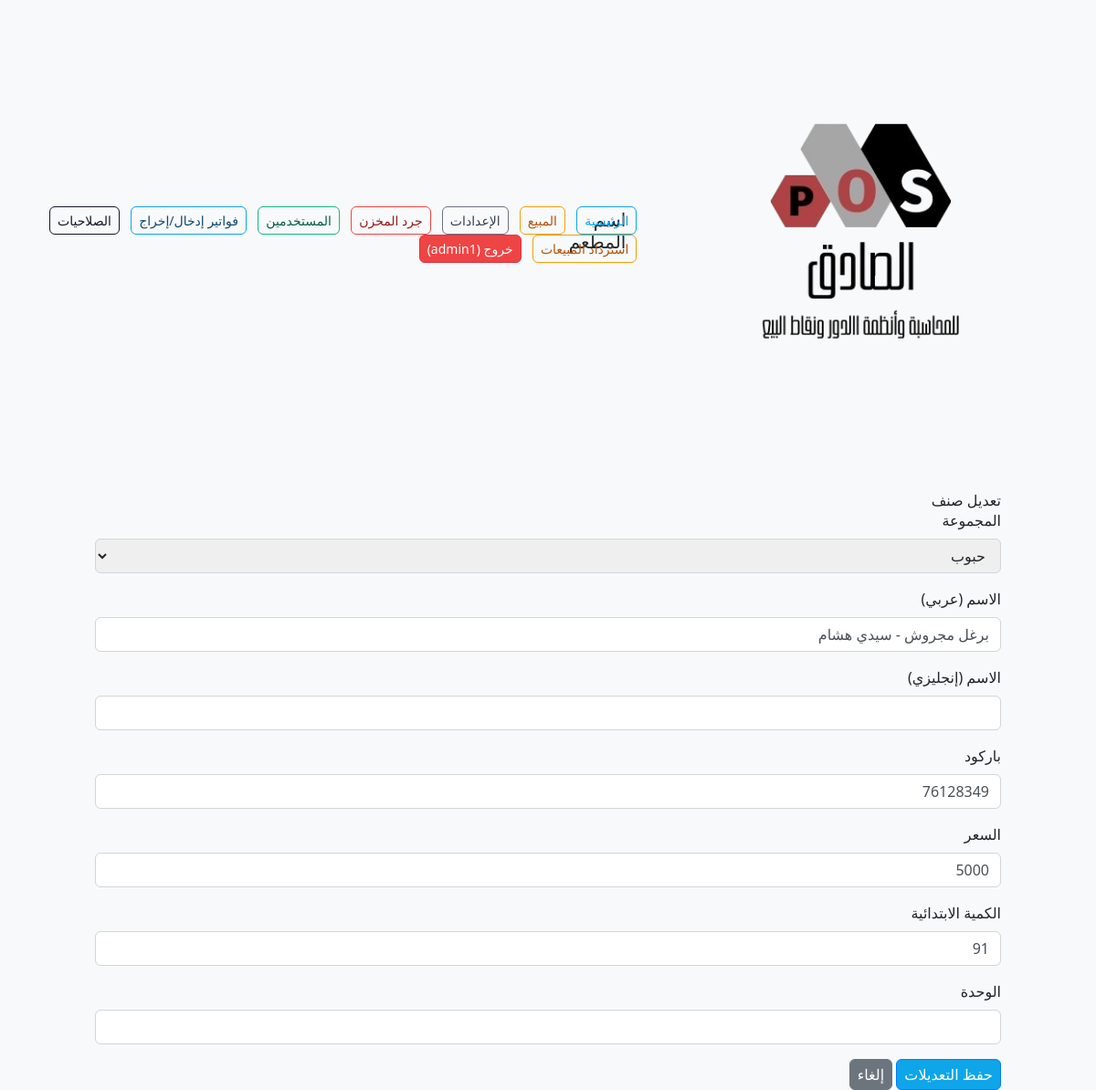
The app's page /public/item_form.php?id=3&group_id=4 (signed in), older data.
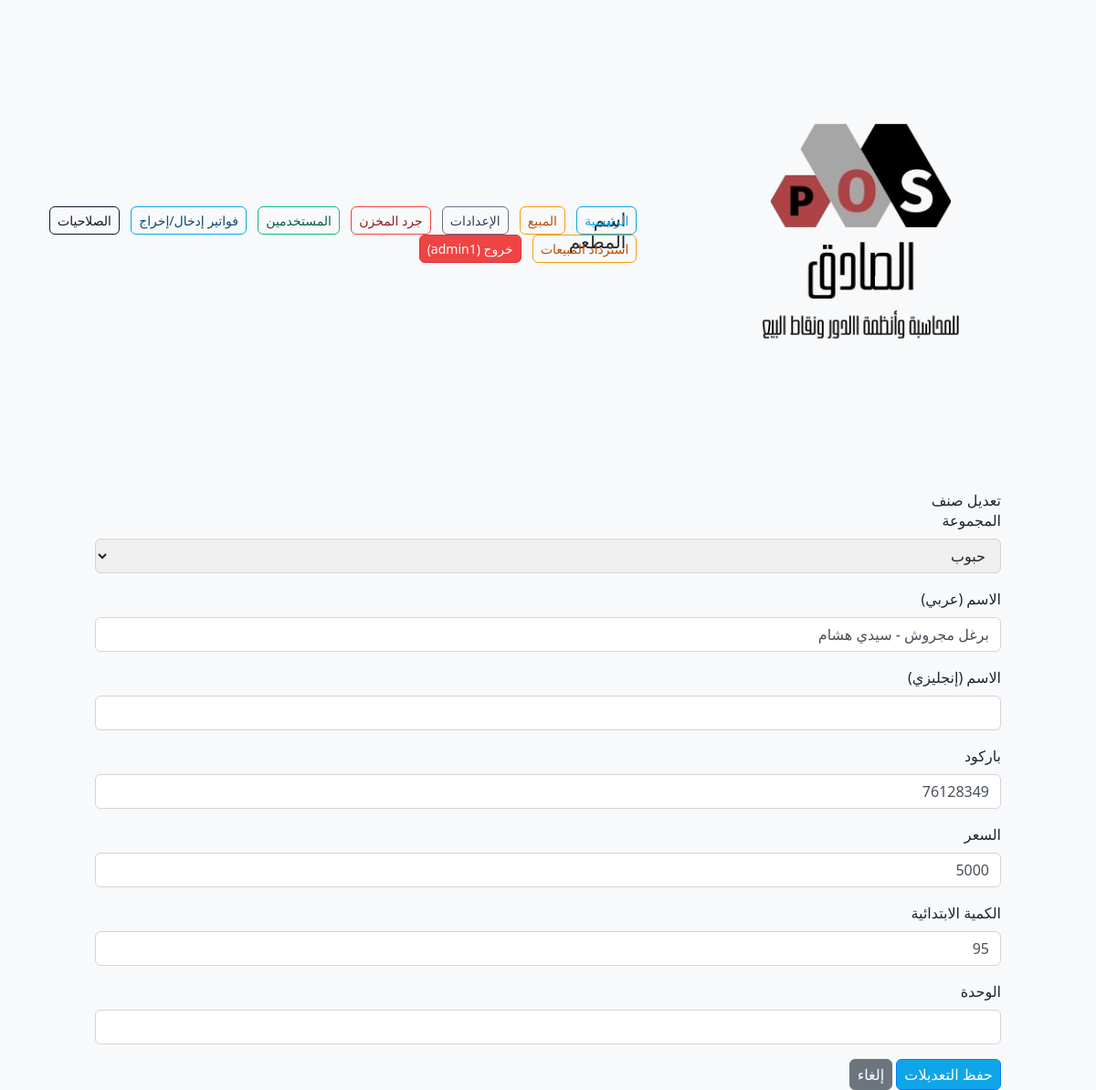
The same page, newer data.
### tables this page shows
CREATE TABLE Items (
	id INTEGER PRIMARY KEY AUTOINCREMENT,
	name_ar TEXT NOT NULL,
	name_en TEXT,
	barcode TEXT UNIQUE,
	group_id INTEGER REFERENCES Groups(id) ON DELETE SET NULL,
	price REAL NOT NULL,
	stock REAL DEFAULT 0,
	unit TEXT
);

CREATE TABLE Groups (
	id INTEGER PRIMARY KEY AUTOINCREMENT,
	name TEXT NOT NULL,
	printer_id INTEGER REFERENCES Printers(id) ON DELETE SET NULL
);

### src/Group.php (called while the page is built, shortened)
<?php
class Group
{
    private PDO $db;
    public function __construct(PDO $db)
    {
        $this->db = $db;
    }
    public function all(): array
    {
        $stmt = $this->db->query('
            SELECT g.id, g.name, g.printer_id, p.name AS printer_name
            FROM Groups g
            LEFT JOIN Printers p ON g.printer_id = p.id
            ORDER BY g.name
        ');
        return $stmt->fetchAll(PDO::FETCH_ASSOC);
    }
}

### src/Item.php (called while the page is built, shortened)
<?php
class Item
{
    private PDO $db;
    public function __construct(PDO $db)
    {
        $this->db = $db;
    }
    public function find(int $id): ?array
    {
        $stmt = $this->db->prepare('SELECT * FROM Items WHERE id = :id');
        $stmt->execute([':id' => $id]);
        $row = $stmt->fetch(PDO::FETCH_ASSOC);
        return $row ?: null;
    }
}

### public/item_form.php (the view, shortened to what this page needs)
<?php
require_once __DIR__ . '/../src/init.php';
require_once __DIR__ . '/../src/Group.php';
require_once __DIR__ . '/../src/Item.php';
$groupModel = new Group($db);
$itemModel  = new Item($db);
$groups = $groupModel->all();
$isEdit = isset($_GET['id']);
$item   = $isEdit ? $itemModel->find((int)$_GET['id']) : null;
$groupId = $isEdit
    ? (int)$item['group_id']
    : (int)($_GET['group_id'] ?? 0);
?>
<?php include 'header.php'; ?>
<h2><?= $isEdit ? 'تعديل صنف' : 'إضافة صنف جديد' ?></h2>
<form action="item_save.php" method="post">
  <div class="mb-3">
    <label>المجموعة</label>
    <select name="group_id" class="form-select" required>
      <?php foreach ($groups as $g): ?>
        <option value="<?= $g['id'] ?>"
          <?= $g['id']===$groupId ? 'selected' : '' ?>>
          <?= htmlspecialchars($g['name']) ?>
        </option>
      <?php endforeach; ?>
    </select>
  </div>
  <div class="mb-3">
    <label>الاسم (عربي)</label>
    <input type="text" name="name_ar" class="form-control" required
           value="<?= $isEdit ? htmlspecialchars($item['name_ar']) : '' ?>">
  </div>
  <div class="mb-3">
    <label>الاسم (إنجليزي)</label>
    <input type="text" name="name_en" class="form-control"
           value="<?= $isEdit ? htmlspecialchars($item['name_en']) : '' ?>">
  </div>
  <div class="mb-3">
    <label>باركود</label>
    <input type="text" name="barcode" class="form-control"
           value="<?= $isEdit ? htmlspecialchars($item['barcode']) : '' ?>">
  </div>
  <div class="mb-3">
    <label>السعر</label>
    <input type="number" step="0.01" name="price" class="form-control" required
           value="<?= $isEdit ? htmlspecialchars($item['price']) : '' ?>">
  </div>
  <div class="mb-3">
    <label>الكمية الابتدائية</label>
    <input type="number" step="0.01" name="stock" class="form-control" required
           value="<?= $isEdit ? htmlspecialchars($item['stock']) : '0' ?>">
  </div>
  <div class="mb-3">
    <label>الوحدة</label>
    <input type="text" name="unit" class="form-control"
           value="<?= $isEdit ? htmlspecialchars($item['unit']) : '' ?>">
  </div>
  <button type="submit" class="btn btn-primary" data-auth="btn_add_item">
    <?= $isEdit ? 'حفظ التعديلات' : 'إضافة' ?>
  </button>
  <a href="items.php?group_id=<?= $groupId ?>" class="btn btn-secondary">إلغاء</a>
</form>
</main>
</body>
</html>

Row changes from the older to the newer data that the page shows:
changed items "برغل مجروش - سيدي هشام": stock "91" → "95"
